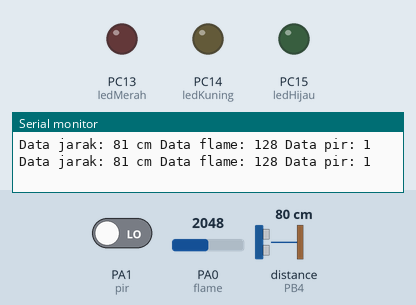
Recording of a sketch running on a simulated STM32 Blue Pill. Parts: output pins drawn as LEDs (lit = HIGH), the last lines printed to the serial monitor. Dashed ring = blinking. The test bench sets the inputs (shaded band); at power-on: PA0 (flame) = 2048, distance to the obstacle (sensor on PB4) 80 cm, PA1 (pir) LOW. The echo pulse lasts 58.3 µs per cm.

Above: at 1.8 s.
1.9 s: PA0 (flame) set to 4045
3.7 s: PA0 (flame) set to 4095
At 6.8 s:
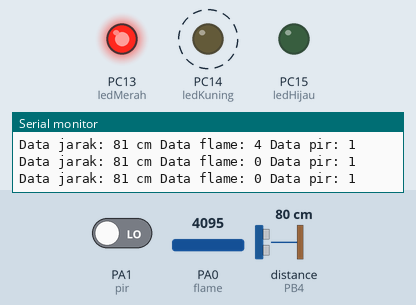
7.8 s: distance to the obstacle (sensor on PB4) set to 2 cm
11.9 s: PA1 (pir) driven HIGH
At 12.19 s:
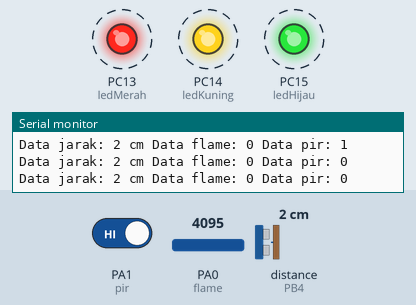
15.4 s: distance to the obstacle (sensor on PB4) set to 35 cm
At 16.4 s:
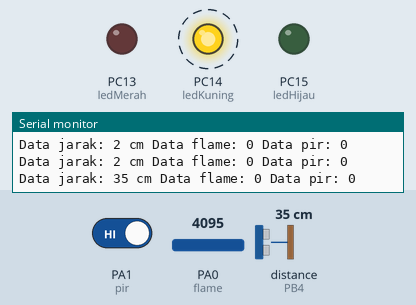
19.0 s: distance to the obstacle (sensor on PB4) set to 4 cm
At 19.82 s:
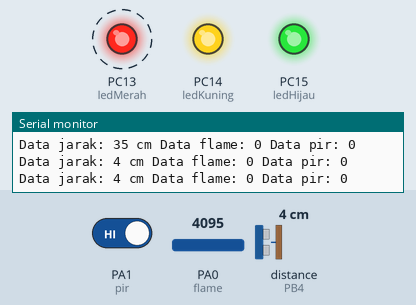
Timing chart, 0 to 23.5 s (numbered marks = the images above; inputs shaded):
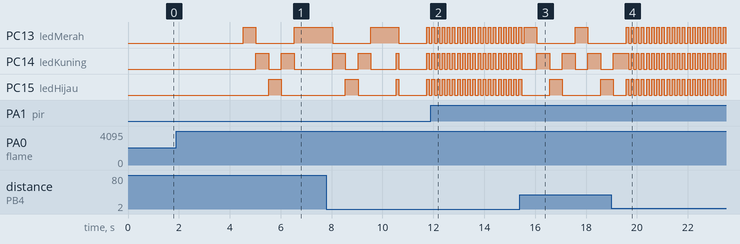

The sketch:

PIR_FLAME_ULTRASONIC.ino
```cpp
#include <NewPing.h>

//Inisialisasi
int ledMerah = PC13;
int ledKuning = PC14;
int ledHijau = PC15;
int flame = PA0;
int pir = PA1;
int trig = PA4;
int echo = PB4;
int batas = 400; // batas mak 400cm
int kunci = 0;
NewPing ultrasonik(trig, echo, batas);

void setup() {
  //Deklarasi Pin I/O
  pinMode(ledMerah, OUTPUT);
  pinMode(ledKuning, OUTPUT);
  pinMode(ledHijau, OUTPUT);
//  pinMode(pir, INPUT); //Karena di pin analog

  //Serail begin
  Serial.begin(9600);
}

void loop() {
  //Baca data
  int bacaFlame = analogRead(flame);
  int bacaPIR = digitalRead(pir);
  int bacaUltrasonik = ultrasonik.ping_cm();

  //Merubah data
  bacaFlame = map(bacaFlame,0,4095,255,0);
  bacaPIR = map(bacaPIR,0,1,1,0);

  //Serial print
  Serial.print("Data jarak: " + String(bacaUltrasonik) + " cm");
  Serial.print(" Data flame: " + String(bacaFlame));
  Serial.println(" Data pir: " + String(bacaPIR));
//  delay(1000);

  //Logika
  //Sensor Flame
  if(bacaFlame > 0 and kunci == 0){
    kunci = 1;
    delay(500);
  }else if(bacaFlame > 0 and kunci == 1){
    kunci = 0;
    delay(500);
  }

  //Sensor PIR
  if(bacaPIR==1 and kunci == 0){
    kunci = 1;
    delay(500);
  }else if(bacaPIR==1 and kunci == 1){
    kunci = 0;
    delay(500);
  }

  if(bacaUltrasonik > 20 and kunci == 1){
      digitalWrite(ledMerah, HIGH);
      digitalWrite(ledKuning, LOW);
      digitalWrite(ledHijau, LOW);
      delay(500);
      digitalWrite(ledMerah, LOW);
      digitalWrite(ledKuning, HIGH);
      digitalWrite(ledHijau, LOW);
      delay(500);
      digitalWrite(ledMerah, LOW);
      digitalWrite(ledKuning, LOW);
      digitalWrite(ledHijau, HIGH);
      delay(500);

      digitalWrite(ledMerah, LOW);
      digitalWrite(ledKuning, HIGH);
      digitalWrite(ledHijau, LOW);
      delay(500);
      digitalWrite(ledMerah, HIGH);
      digitalWrite(ledKuning, LOW);
      digitalWrite(ledHijau, LOW);

    }else if(bacaUltrasonik < 20 and bacaUltrasonik >10 and kunci ==1){
      digitalWrite(ledMerah, HIGH);
      digitalWrite(ledKuning, HIGH);
      digitalWrite(ledHijau, HIGH);
      delay(1000);
      digitalWrite(ledMerah, LOW);
      digitalWrite(ledKuning, LOW);
      digitalWrite(ledHijau, LOW);
      delay(1000);
    }else if(kunci ==1){
      digitalWrite(ledMerah, HIGH);
      digitalWrite(ledKuning, HIGH);
      digitalWrite(ledHijau, HIGH);
      delay(100);
      digitalWrite(ledMerah, LOW);
      digitalWrite(ledKuning, LOW);
      digitalWrite(ledHijau, LOW);
      delay(100);
    }
}
```

Measured:
- the behaviour switches between 4094 and 4095 on PA0 (flame) (found by bisection; images 0 and 1)
- after the input at 3.7 s, PC13 (ledMerah): LOW → HIGH after 0.83 s, → LOW 0.50 s later, → HIGH 1.5 s later; PC14 (ledKuning): alternates HIGH for 0.50 s and LOW for 0.50 s, 4 changes in all, then stays LOW, starting after 1.3 s; PC15 (ledHijau): LOW → HIGH after 1.8 s, → LOW 0.50 s later
- after the input at 11.9 s, PC13 (ledMerah), PC14 (ledKuning), PC15 (ledHijau): alternates HIGH for 0.10 s and LOW for 0.10 s, starting after 0.05 s
- after the input at 15.4 s, PC14 (ledKuning): alternates HIGH for 0.50 s and LOW for 0.50 s, starting after 0.67 s
- after the input at 19.0 s, PC13 (ledMerah): alternates HIGH for 0.10 s and LOW for 0.10 s, starting after 0.67 s
